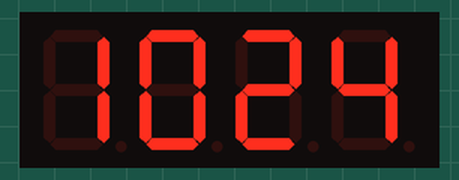
This sketch was run on a simulated ATtiny85, built with avr-gcc and run on an emulated ATtiny85. On the bench: 4-digit seven-segment display. The local clock reads 2024-03-15 10:24:30 at power-on unless the sketch sets it.

Above: at 0.1 s.
At 90.1 s:
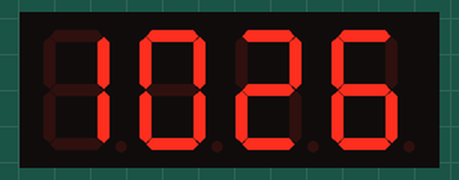

The sketch:

RTC.ino
```cpp
#include "SevSeg.h"
#include <DS1307RTC.h>
SevSeg Segment;
const int secPin =  13;
unsigned int number;
unsigned long currentMillis;
unsigned int Hour;
int ledState = LOW;
unsigned long previousMillis = 0;
const long interval = 500;
void setup()
{
  pinMode(secPin, OUTPUT);
  byte numDigits = 4;
  byte digitPins[] = {2, 3, 4, 5};
  byte segmentPins[] = {6, 7, 8, 9, 10, 11, 12, A0 };
  byte dispType = COMMON_ANODE;
  Segment.begin(dispType, numDigits, digitPins, segmentPins);
  Segment.setBrightness(100);
}
void loop()
{
  unsigned long currentMillis = millis();
  if (currentMillis - previousMillis >= interval)
  {
    previousMillis = currentMillis;
    ledState = !ledState;
    digitalWrite(secPin, ledState);
  }
  tmElements_t tm;
  if (RTC.read(tm))
  {
    Hour = tm.Hour;
    if (Hour > 12)
    {
      Hour = Hour - 12;
    }
    else
    {
      if (Hour == 0) Hour = 12;
    }
  }
  number = Hour * 100 + tm.Minute;
  Segment.setNumber(number);
  Segment.refreshDisplay();
}
```
